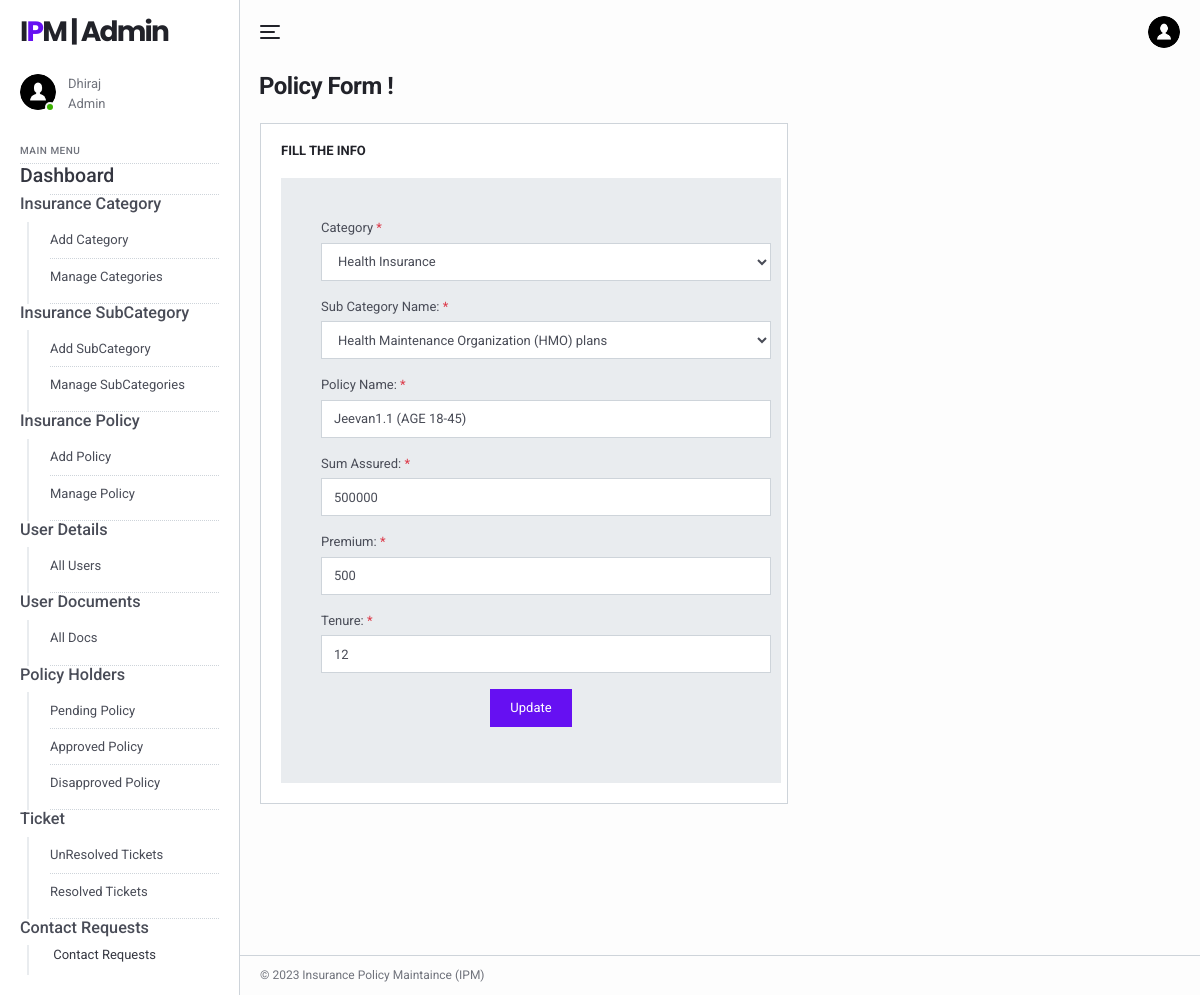
The app's page /ipm/admin/edit-policyform.php?polid=8 (signed in) with its own data.
### tables this page shows
CREATE TABLE `tblimsadmin` (
  `ID` int(11) NOT NULL,
  `AdminName` varchar(120) DEFAULT NULL,
  `AdminUsername` varchar(45) DEFAULT NULL,
  `Password` varchar(45) DEFAULT NULL,
  `AdminRegdate` timestamp NULL DEFAULT current_timestamp()
);

CREATE TABLE `tblpolicy` (
  `ID` int(11) NOT NULL,
  `SubcategoryId` varchar(50) NOT NULL,
  `CategoryId` varchar(25) DEFAULT NULL,
  `PolicyName` varchar(45) DEFAULT NULL,
  `Sumassured` int(11) DEFAULT NULL,
  `Premium` varchar(45) DEFAULT NULL,
  `Tenure` int(10) DEFAULT NULL,
  `CreationDate` timestamp NOT NULL DEFAULT current_timestamp() ON UPDATE current_timestamp()
);

CREATE TABLE `category` (
  `ID` int(11) NOT NULL,
  `CategoryName` varchar(45) DEFAULT NULL,
  `CreationDate` timestamp NULL DEFAULT current_timestamp()
);

CREATE TABLE `tblsubcategory` (
  `id` int(11) NOT NULL,
  `CategoryId` char(5) NOT NULL,
  `SubcategoryName` varchar(200) NOT NULL,
  `CreationDate` timestamp NULL DEFAULT current_timestamp(),
  `UpdationDate` timestamp NULL DEFAULT NULL ON UPDATE current_timestamp()
);

### ipm/admin/edit-policyform.php (the view, shortened to what this page needs)
<?php
include('includes/dbconnection.php');
if (strlen($_SESSION['aid']==0)) {
  header('location:logout.php');
  } else{
  ?>
<!DOCTYPE html>
<html lang="en">
  <head>
    <link href="../lib/fontawesome-free/css/all.min.css" rel="stylesheet">
    <link href="../lib/ionicons/css/ionicons.min.css" rel="stylesheet">
    <link href="../lib/typicons.font/typicons.css" rel="stylesheet">
    <link href="../lib/morris.js/morris.css" rel="stylesheet">
    <link href="../lib/flag-icon-css/css/flag-icon.min.css" rel="stylesheet">
    <link href="../lib/jqvmap/jqvmap.min.css" rel="stylesheet">
    <link rel="stylesheet" href="../css/azia.css">
  </head>
  <body class="az-body az-body-sidebar">
<?php include_once('includes/sidebar.php');?>
    <div class="az-content az-content-dashboard-two">
<?php include_once('includes/header.php');?>
      <div class="az-content-header d-block d-md-flex">
        <div>
          <h2 class="az-content-title mg-b-5 mg-b-lg-8">Policy Form !</h2>
        </div>
      </div>
      <div class="az-content-body">
        <div class="row row-sm mg-b-20 mg-lg-b-0">
          <div class="col-md-12 col-xl-7">
            <div class="card card-table-two">
              <h6 class="card-title"> Fill the Info</h6>
            <form method="post">
  <?php
  $sid=$_GET['polid'];
$ret=mysqli_query($con,"select category.CategoryName as catname,category.ID as catid,tblsubcategory.SubcategoryName as subcat,tblsubcategory.id as scatid, tblpolicy.PolicyName,tblpolicy.CreationDate as cdate,tblpolicy.ID,tblpolicy.Sumassured,tblpolicy.Premium,tblpolicy.Tenure  from tblpolicy inner join category on category.ID=tblpolicy.CategoryId inner join tblsubcategory on  tblsubcategory.id=tblpolicy.SubcategoryId where tblpolicy.id='$sid'" );
while ($row=mysqli_fetch_array($ret)) {
  ?> </p>
         <div class="d-flex flex-column wd-md-500 pd-30 pd-sm-40 bg-gray-200">
               <div class="form-group">
                  <label class="form-label">Category <span class="tx-danger">*</span></label>
                  <select name="category" id="category" required="true" class="form-control wd-450" onChange="getSubCat(this.value)" >
                    <option value="<?php echo $row['catid'];?>"><?php echo $row['catname'];?></option>
                                </select>
                </div>
               <div class="form-group">
                  <label class="form-label">Sub Category Name: <span class="tx-danger">*</span></label>
                  <select name="subcategory"  id="subcategory" class="form-control wd-450" required="true">
                    <option value="<?php echo $row['scatid'];?>"><?php echo $row['subcat'];?></option>
                  </select>
                  </div>
<div class="form-group">
                  <label class="form-label">Policy Name: <span class="tx-danger">*</span></label>
                  <input type="text" name="policyname" class="form-control wd-450" required="true" value="<?php echo $row['PolicyName'];?>">
                </div>
<div class="form-group">
                  <label class="form-label">Sum Assured: <span class="tx-danger">*</span></label>
                  <input type="text" name="sumassured" class="form-control wd-450" required="true" value="<?php echo $row['Sumassured'];?>">
                </div>
                <div class="form-group">
                  <label class="form-label">Premium: <span class="tx-danger">*</span></label>
                  <input type="text" name="premium" class="form-control wd-450" required="true" value="<?php echo $row['Premium'];?>">
                </div>
<div class="form-group">
                  <label class="form-label">Tenure: <span class="tx-danger">*</span></label>
                  <input type="text" name="tenure" class="form-control wd-450" required="true" value="<?php echo $row['Tenure'];?>">
                </div>
                <?php } ?>
            <div class="form-group" align="center">
              <button type="submit" name="submit" class="btn btn-az-primary pd-x-20">Update</button>
            </div>
            </div></div>
              </div>
            </div>
          </div>
    <?php include_once('includes/footer.php');?>
    </div>
  </body>
</html>
<?php  } ?>

### ipm/admin/includes/sidebar.php (shortened to what this page needs)
<div class="az-sidebar">
    <div class="az-sidebar-header">
      <a href="#" class="az-logo">I<span>P</span>M | Admin</a>
    </div>
    <div class="az-sidebar-loggedin">
      <div class="az-img-user online"><img src="../img/user.png" alt=""></div>
      <div class="media-body">
                    <?php
                    $adminid=$_SESSION['aid'];
                    $ret=mysqli_query($con,"select AdminName from tblimsadmin where ID='$adminid'");
                    $row=mysqli_fetch_array($ret);
                    $name=$row['AdminName'];
                    ?>
                <span><?php echo $name; ?></span>
        <span>Admin</span>
      </div>
    </div>
    <div class="az-sidebar-body">
      <ul class="nav">
        <li class="nav-label">Main Menu</li>
          <li class="nav-item show">
          <a href="dashboard.php" class="text-dark"><h4>Dashboard</h4></a>
        </li>
        <li class="nav-item show">
          <h5>Insurance Category</h5>
          <nav class="nav-sub">
            <a href="add-category.php" class="nav-sub-link">Add Category</a>
            <a href="manage-categories.php" class="nav-sub-link">Manage Categories</a>
          </nav>
        </li>
        <li class="nav-item show">
          <h5>Insurance SubCategory</h5>
          <nav class="nav-sub">
            <a href="add-subcategory.php" class="nav-sub-link">Add SubCategory</a>
            <a href="manage-subcategories.php" class="nav-sub-link">Manage SubCategories</a>
          </nav>
        <li class="nav-item show">
          <h5>Insurance Policy</h5>
          <nav class="nav-sub">
            <a href="policyform.php" class="nav-sub-link">Add Policy</a>
            <a href="manage-policyform.php" class="nav-sub-link">Manage Policy</a>
          </nav>
        </li>
        <li class="nav-item show">
          <h5>User Details</h5>
          <nav class="nav-sub">
            <a href="user-detail.php" class="nav-sub-link">All Users</a>
          </nav>
        </li>
        <li class="nav-item show">
          <h5>User Documents</h5>
          <nav class="nav-sub">
            <a href="user-docs.php" class="nav-sub-link">All Docs</a>
          </nav>
        </li>
        <li class="nav-item show">
          <h5>Policy Holders</h5>
          <nav class="nav-sub">
            <a href="pending-policy.php" class="nav-sub-link">Pending Policy</a>
          <a href="approve-policy.php" class="nav-sub-link">Approved Policy</a>
          <a href="disapprove-policy.php" class="nav-sub-link">Disapproved Policy</a>
          </nav>
        </li>
        <li class="nav-item show">
          <h5>Ticket</h5>
          <nav class="nav-sub">
            <a href="unresolved-tickets.php" class="nav-sub-link">UnResolved Tickets</a>
            <a href="resolved-tickets.php" class="nav-sub-link">Resolved Tickets</a>
          </nav>
        </li>
        <li class="nav-item show">
          <h5>Contact Requests</h5>
          <nav class="nav-sub">
            <a href="contact_request.php">
              <span class="nav-link-text text-dark">Contact Requests</span>
            </a>
          </nav>
        </li>
      </ul>
    </div>
  </div>

### records on screen
tblimsadmin: AdminName "Dhiraj"
tblpolicy: category "Health Insurance", subcategory "Health Maintenance Organization (HMO) plans", policyname "Jeevan1.1 (AGE 18-45)", sumassured "500000", premium "500", tenure "12"
